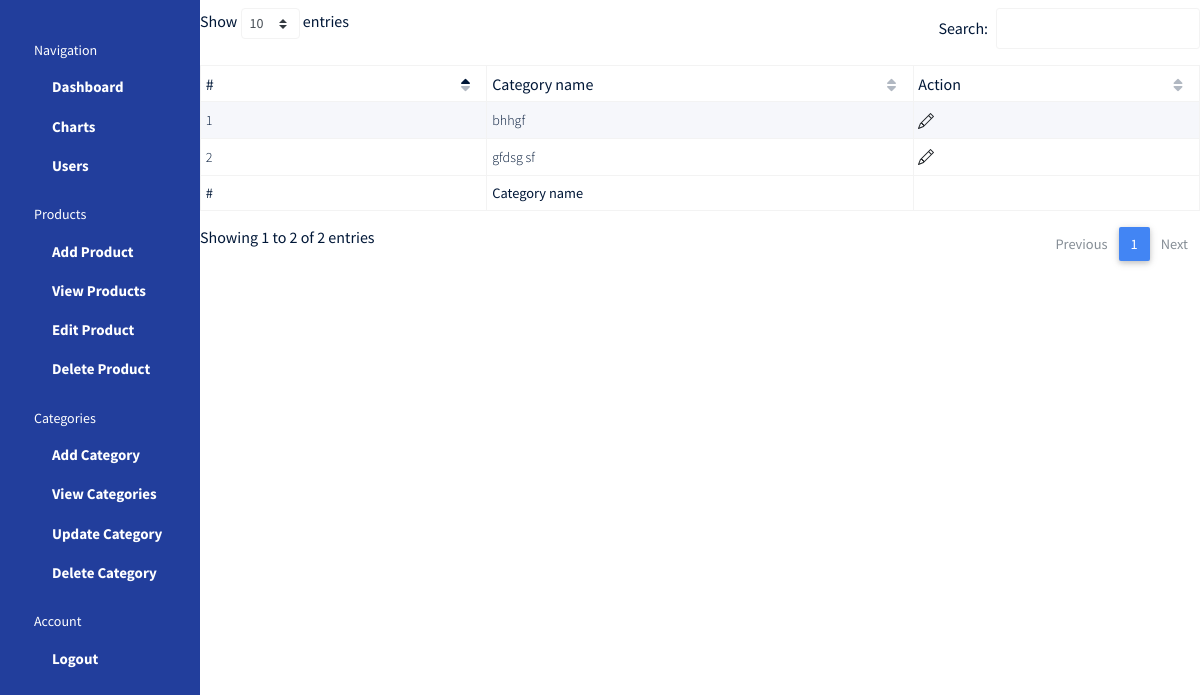
Screenshot of /category-edit/ with the database file from the repository.
### Home/models.py (models this page shows, shortened)
class Category(models.Model):
    name = models.CharField(verbose_name="Category Name:", max_length=80)
    class Meta:
        verbose_name_plural = "Categories"

### Home/views.py (the view)
# urls.py: path("category-edit/", editCategory, name="edit_cat"),
def editCategory(request):
    category = Category.objects.all()
    return render(request, 'pages/edit-category.html', {'category':category})

### templates/pages/edit-category.html (shortened to what this page needs)
<!DOCTYPE html>
<html lang="en">
{% load static %}
<head>
  <link rel="stylesheet" href="https://use.fontawesome.com/releases/v5.11.2/css/all.css">
  <link rel="stylesheet" href="{% static 'css/mdb/css/bootstrap.min.css' %}">
  <link rel="stylesheet" href="{% static 'css/mdb/css/style.css' %}">
  <link rel="stylesheet" href="{% static 'css/mdb/css/mdb.min.css' %}">
  <link href="{% static 'css/mdb/css/addons/datatables.min.css' %}" rel="stylesheet">
  <link rel="stylesheet" href="{% static 'css/mdb/css/style.css' %}">
  <link rel="stylesheet" href="{% static 'css/superuser.css' %}">
</head>
<body>
  <div class="container-scroller d-flex">
    <nav class="sidebar sidebar-offcanvas" id="sidebar">
      <ul class="nav">
        <li class="nav-item sidebar-category">
          <p>Navigation</p>
        </li>
        <li class="nav-item">
          <a class="nav-link" href="{% url 'Home' %}">
            <span class="menu-title">Dashboard</span>
          </a>
        </li>
        <li class="nav-item">
          <a class="nav-link" href="{% url 'charts' %}">
            <span class="menu-title">Charts</span>
          </a>
        </li>
        <li class="nav-item">
          <a class="nav-link" href="{% url 'users' %}">
            <span class="menu-title">Users</span>
          </a>
        </li>
        <li class="nav-item sidebar-category">
          <p>Products</p>
        </li>
        <li class="nav-item">
            <a class="nav-link" href="{% url 'add_prod' %}">
              <span class="menu-title">Add Product</span>
            </a>
          </li>
          <li class="nav-item">
            <a class="nav-link" href="{% url 'view_prod' %}">
              <span class="menu-title">View Products</span>
            </a>
          </li>
          <li class="nav-item">
            <a class="nav-link" href="{% url 'edit_prod' %}">
              <span class="menu-title">Edit Product</span>
            </a>
          </li>
          <li class="nav-item">
            <a class="nav-link" href="{% url 'delete_prod' %}">
              <span class="menu-title">Delete Product</span>
            </a>
          </li>
        <li class="nav-item sidebar-category">
          <p>Categories</p>
        </li>
        <li class="nav-item">
            <a class="nav-link" href="{% url 'add_cat' %}">
              <span class="menu-title">Add Category</span>
            </a>
          </li>
          <li class="nav-item">
            <a class="nav-link" href="{% url 'view_cat' %}">
              <span class="menu-title">View Categories</span>
            </a>
          </li>
          <li class="nav-item">
            <a class="nav-link" href="{% url 'edit_cat' %}">
              <span class="menu-title">Update Category</span>
            </a>
          </li>
          <li class="nav-item">
            <a class="nav-link" href="{% url 'delete_cat' %}">
              <span class="menu-title">Delete Category</span>
            </a>
          </li>
          <li class="nav-item sidebar-category">
            <p>Account</p>
          </li>
          <li class="nav-item">
            <a class="nav-link" href="{% url 'logout' %}">
              <span class="menu-title">Logout</span>
            </a>
          </li>
      </ul>
    </nav>
    <table id="dtBasicExample" class="table table-striped table-bordered table-sm" cellspacing="0" width="100%">
  <thead>
    <tr>
      <th class="th-sm">#
      </th>
      <th class="th-sm">Category name
      </th>
      <th class="th-sm">Action
      </th>
    </tr>
  </thead>
  <tbody>
  {% for category in category %}
    <tr>
      <td>{{ category.id }}</td>
      <td>{{ category.name }}</td>
      <td>
        <a href="{% url 'edit-category' pk=category.id %}">
        </a>
      </td>
    </tr>
  {% endfor %}
  </tbody>
  <tfoot>
    <tr>
      <th>#
      </th>
      <th>Category name
      </th>
    </tr>
  </tfoot>
</table>
  </div>
</body>
</html>

### static/css/mdb/css/style.css (style rules this page uses)
table.dataTable thead .sorting:after, table.dataTable thead .sorting:before, table.dataTable thead .sorting_asc:after, table.dataTable thead .sorting_asc:before, table.dataTable thead .sorting_asc_disabled:after, table.dataTable thead .sorting_asc_disabled:before, table.dataTable thead .sorting_desc:after, table.dataTable thead .sorting_desc:before, table.dataTable thead .sorting_desc_disabled:after, table.dataTable thead .sorting_desc_disabled:before { bottom: .5em; }

### rows the page displays
Category: id "1", name "bhhgf"
Category: id "2", name "gfdsg sf"
